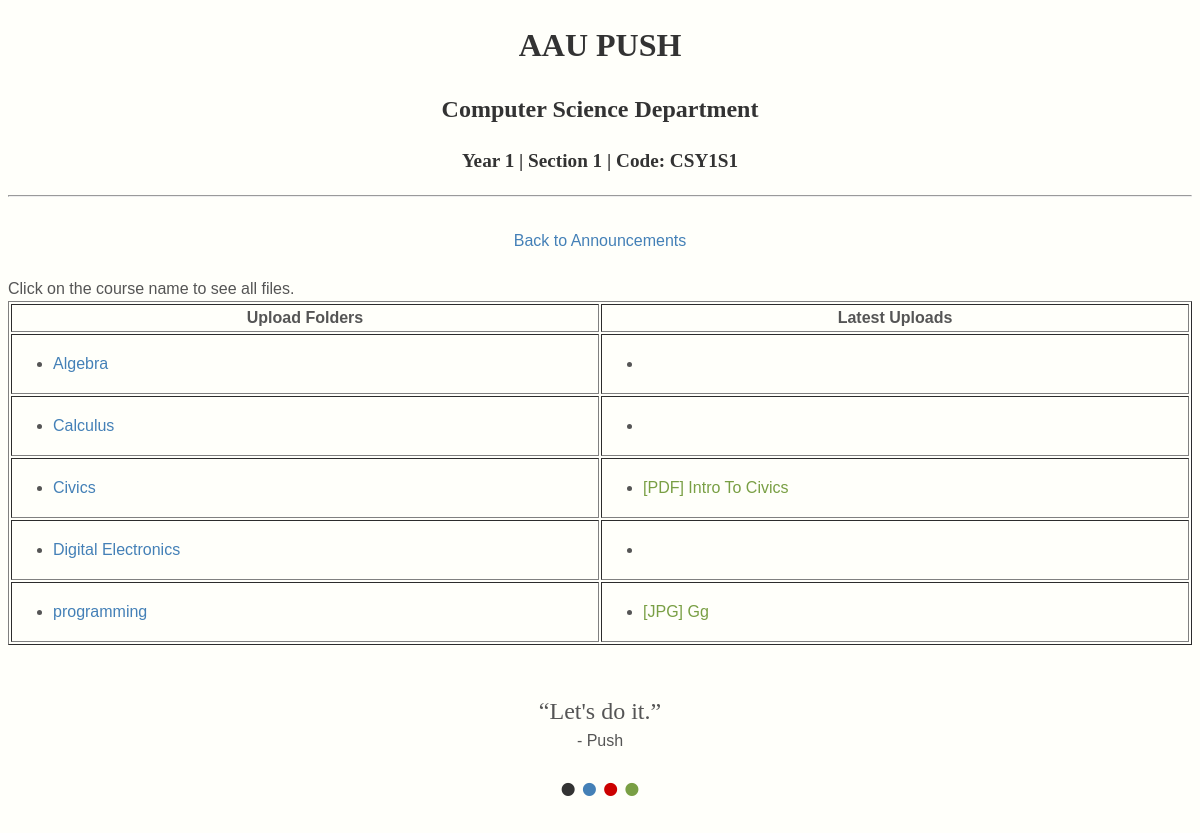
The page /section/CSY1S1/uploads/ on the database its author committed.
### main/models.py (models this page shows, shortened)
class Section(models.Model):
   year = models.IntegerField()
   section_number = models.IntegerField()
   studyfield = models.ForeignKey(StudyField)
   course = models.ManyToManyField(Course)
   code = models.CharField(max_length=10)

class Course(models.Model):
   name = models.CharField(max_length=100)
   studyfield = models.ForeignKey(StudyField)
   def __str__(self):
      return self.name
   def get_link_name(self):
        return self.name.replace(' ', '_')

class Material(models.Model):
   name = models.CharField(max_length=100)
   description = models.CharField(max_length=100)
   file = models.FileField(upload_to=upload_path)
   pub_date = models.DateTimeField('Date Published')
   section = models.ManyToManyField(Section)
   lecturer  = models.ForeignKey(Lecturer)
   course = models.ForeignKey(Course)
   class Meta:
      get_latest_by = "pub_date"
   def ext (self):
   	return self.file.name.split('.')[-1]

class Quote(models.Model):
   quote = models.CharField(max_length=140)
   author = models.CharField(max_length = 100)

### main/views.py (the view)
# urls.py: url('^(?P<section_code>[0-9a-zA-Z]+)/uploads/$', views.courses, name='Courses'),
def courses(request,section_code):
    section = Section.objects.get(code=section_code)
    courses = section.course.order_by('name')
    materials = []
    for course in courses:
     if(course.material_set.filter(section=section)):
        materials.append(course.material_set.filter(section=section).latest())
     else:
        materials.append(Material(course=course))
    quote = Quote.objects.get(id=1)
    context = {'section':section, 'courses':courses, 'quote':quote, 'materials':materials}
    return render(request, 'main/courses.html', context)

### main/templates/main/courses.html (shortened to what this page needs)
{% extends "main/base.html" %}
{% block section_code %}
Year {{section.year}} | Section {{section.section_number}} | Code: {{section.code}}
{% endblock %}
{% block content %}
<br />
<center><a href="{% url 'Section' section.code%}">Back to Announcements</a> </center>
<br>
<table width=100% border="1">
   	<thead>
   		<tr>
     			<th width="50%">Upload Folders</th>
     			<th width="50%">Latest Uploads</th>
   		</tr>
   	</thead>
   		{% for material in materials %}
        	<tr>
        	 	<td>
        	  		<ul>
        	  			<li>
        	  				<a href="{% url 'course_view' section.code material.course.get_link_name %}"> {{material.course}}
        	  				</a>
        	  			</li>
        	  		</ul>
        	  	</td>
        	  	<td>
        	   		<ul>
        	   			<li>
        	   				<a id="file" href="{% url 'File' material.id %}">{% if material.ext%}[{{material.ext | upper}}]{%endif%} {{material.name | capfirst}}
        	   				</a>
        	   			</li>
        	   		</ul>
        	   	</td>
        	   </tr>
        	{%endfor%}
</table>
{% endblock %}

### main/templates/main/base.html (shortened to what this page needs)
<!DOCTYPE html>
<html>
	<head>
	</head>
	<body bgcolor='#fffffa'>
		<header>
			<center>
  				<a href="{% url 'Home' %}"><h1>AAU PUSH</h1></a>
				<h2>Computer Science Department {% block extra %}{% endblock %}</h2>
				<h3>
					{% block section_code %}
					{% endblock %}
				</h3>
				<hr />
  			</center>
  		</header>
			{% block content %}
  			{% endblock %}
	<br><br>
	<center>
	<q>{{quote.quote}}</q><br>- {{quote.author}}<br>
	<a href="/About_us"><font color=#333 size="100px">&bull;</font></a>
	<a href="/Push_Page/1"><font color=#4480b7 size="20px">&bull;</font></a>
	<a href="/Blog_post"><font color=#cc0000 size="20px">&bull;</font></a>
	<a href="/Blog_post2"><font color=#799f44 size="20px">&bull;</font></a>
	</center>
	</body>
</html>

### main/templates/main/base.html (style rules this page uses)
html { font-size: 16px; }
h1 { text-align:center ; color: #333; font-family: Georgia, 'Times New Roman', Times, serif; font-size: 2rem; }
h2 { text-align:center; color: #333; font-family: Georgia, 'Times New Roman', Times, serif; font-size: 1.5rem; }
h3 { text-align:center ; color: #333; font-family: Georgia, 'Times New Roman', Times, serif; font-size: 1.2rem; }
body { font-family: Verdana, Trebuchet MS, "Helvetica", "Arial", sans-serif; line-height: 1.5; color: #555; font-size: 1rem; }
a { text-decoration: none; color: #4480b7; }
#file { color: #799f44; }
q { font-family: Copperplate, Papyrus; font-size: 1.5rem; }

### rows shown on the page
Section: year "1", section_number "1", code "CSY1S1"
Course: course "Algebra"
Course: course "Calculus"
Material: course "Civics", ext "PDF", name "Intro To Civics"
Course: course "Digital Electronics"
Material: course "programming", ext "JPG", name "Gg"
Quote: quote "Let's do it.", author "Push"
